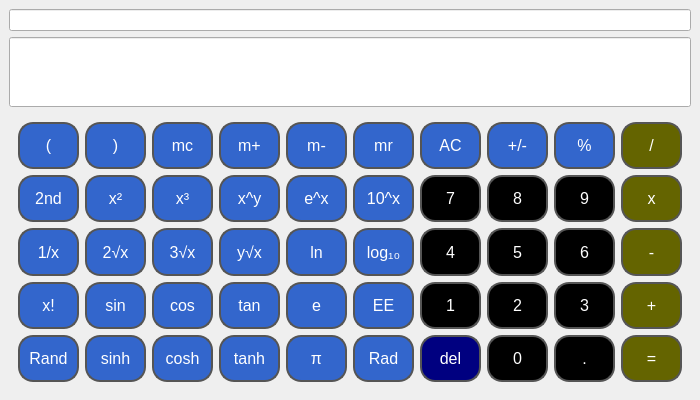
<?xml version='1.0' encoding='utf-8'?>
<ui version="4.0">
 <class>CalculatorUI</class>
 <widget class="QMainWindow" name="CalculatorUI">
  <property name="geometry">
   <rect>
    <x>0</x>
    <y>0</y>
    <width>700</width>
    <height>400</height>
   </rect>
  </property>
  <property name="font">
   <font>
    <pointsize>14</pointsize>
   </font>
  </property>
  <property name="windowTitle">
   <string>Engineering Calculator</string>
  </property>
  <property name="styleSheet">
   <string notr="true">QPushButton {
    padding: 2px;
}</string>
  </property>
  <widget class="QWidget" name="centralwidget">
   <property name="enabled">
    <bool>true</bool>
   </property>
   <property name="styleSheet">
    <string notr="true">QPushButton {
    color: white;
}</string>
   </property>
   <layout class="QVBoxLayout" name="verticalLayout">
    <item><widget class="QLineEdit" name="le_expr"><property name="font"><family>Arial</family><pointsize>12</pointsize><bold>false</bold><weight>50</weight></property><property name="readOnly"><bool>true</bool></property><property name="alignment"><set>Qt::AlignRight|Qt::AlignVCenter</set></property><property name="placeholderText"><string /></property></widget></item><item>
     <widget class="QLineEdit" name="le_result">
      <property name="enabled">
       <bool>true</bool>
      </property>
      <property name="sizePolicy">
       <sizepolicy hsizetype="Expanding" vsizetype="Preferred">
        <horstretch>0</horstretch>
        <verstretch>1</verstretch>
       </sizepolicy>
      </property>
      <property name="font">
       <family>Arial</family><pointsize>20</pointsize><bold>true</bold><weight>75</weight></property>
      <property name="alignment">
       <set>Qt::AlignRight|Qt::AlignVCenter</set></property>
      <property name="readOnly">
       <bool>true</bool></property>
     <property name="placeholderText"><string /></property></widget>
    </item>
    <item>
     <widget class="QFrame" name="ButtonFrame">
      <property name="sizePolicy">
       <sizepolicy hsizetype="Preferred" vsizetype="Preferred">
        <horstretch>0</horstretch>
        <verstretch>4</verstretch>
       </sizepolicy>
      </property>
      <property name="font">
       <font>
        <pointsize>14</pointsize>
        <kerning>true</kerning>
       </font>
      </property>
      <property name="styleSheet">
       <string notr="true">QPushButton {
 	font-size: 16px;
    background-color: #3366cc; 
    border: 2px solid #555555; 
    border-radius: 15px; 
}
QPushButton:pressed {
    background-color: #333333; 
}</string>
      </property>
      <layout class="QGridLayout" name="gridLayoutUpper">
       <item row="5" column="6">
        <widget class="QPushButton" name="btns_del">
         <property name="sizePolicy">
          <sizepolicy hsizetype="Minimum" vsizetype="Preferred">
           <horstretch>0</horstretch>
           <verstretch>0</verstretch>
          </sizepolicy>
         </property>
         <property name="styleSheet">
          <string notr="true">background-color: rgb(0, 0, 128);</string>
         </property>
         <property name="text">
          <string>del</string>
         </property>
        </widget>
       </item>
       <item row="5" column="9">
        <widget class="QPushButton" name="btno_equal">
         <property name="sizePolicy">
          <sizepolicy hsizetype="Minimum" vsizetype="Preferred">
           <horstretch>0</horstretch>
           <verstretch>0</verstretch>
          </sizepolicy>
         </property>
         <property name="styleSheet">
          <string notr="true">background-color: rgb(100, 100, 0);</string>
         </property>
         <property name="text">
          <string>=</string>
         </property>
        </widget>
       </item>
       <item row="0" column="0">
        <widget class="QPushButton" name="btno_open_paren">
         <property name="sizePolicy">
          <sizepolicy hsizetype="Minimum" vsizetype="Preferred">
           <horstretch>0</horstretch>
           <verstretch>1</verstretch>
          </sizepolicy>
         </property>
         <property name="text">
          <string>(</string>
         </property>
        </widget>
       </item>
       <item row="3" column="1">
        <widget class="QPushButton" name="btnf_sin">
         <property name="sizePolicy">
          <sizepolicy hsizetype="Minimum" vsizetype="Preferred">
           <horstretch>0</horstretch>
           <verstretch>1</verstretch>
          </sizepolicy>
         </property>
         <property name="text">
          <string>sin</string>
         </property>
        </widget>
       </item>
       <item row="0" column="7">
        <widget class="QPushButton" name="btno_sign">
         <property name="sizePolicy">
          <sizepolicy hsizetype="Minimum" vsizetype="Preferred">
           <horstretch>0</horstretch>
           <verstretch>0</verstretch>
          </sizepolicy>
         </property>
         <property name="text">
          <string>+/-</string>
         </property>
        </widget>
       </item>
       <item row="3" column="6">
        <widget class="QPushButton" name="btnn_1">
         <property name="sizePolicy">
          <sizepolicy hsizetype="Minimum" vsizetype="Preferred">
           <horstretch>0</horstretch>
           <verstretch>0</verstretch>
          </sizepolicy>
         </property>
         <property name="styleSheet">
          <string notr="true">background-color: rgb(0, 0, 0);</string>
         </property>
         <property name="text">
          <string>1</string>
         </property>
        </widget>
       </item>
       <item row="2" column="5">
        <widget class="QPushButton" name="btnf_log10">
         <property name="sizePolicy">
          <sizepolicy hsizetype="Minimum" vsizetype="Preferred">
           <horstretch>0</horstretch>
           <verstretch>1</verstretch>
          </sizepolicy>
         </property>
         <property name="text">
          <string>log₁₀</string>
         </property>
        </widget>
       </item>
       <item row="3" column="0">
        <widget class="QPushButton" name="btnf_fact">
         <property name="sizePolicy">
          <sizepolicy hsizetype="Minimum" vsizetype="Preferred">
           <horstretch>0</horstretch>
           <verstretch>1</verstretch>
          </sizepolicy>
         </property>
         <property name="text">
          <string>x!</string>
         </property>
        </widget>
       </item>
       <item row="5" column="8">
        <widget class="QPushButton" name="btnn_dot">
         <property name="sizePolicy">
          <sizepolicy hsizetype="Minimum" vsizetype="Preferred">
           <horstretch>0</horstretch>
           <verstretch>0</verstretch>
          </sizepolicy>
         </property>
         <property name="styleSheet">
          <string notr="true">background-color: rgb(0, 0, 0);</string>
         </property>
         <property name="text">
          <string>.</string>
         </property>
        </widget>
       </item>
       <item row="3" column="8">
        <widget class="QPushButton" name="btnn_3">
         <property name="sizePolicy">
          <sizepolicy hsizetype="Minimum" vsizetype="Preferred">
           <horstretch>0</horstretch>
           <verstretch>0</verstretch>
          </sizepolicy>
         </property>
         <property name="styleSheet">
          <string notr="true">background-color: rgb(0, 0, 0);</string>
         </property>
         <property name="text">
          <string>3</string>
         </property>
        </widget>
       </item>
       <item row="3" column="5">
        <widget class="QPushButton" name="btnf_EE">
         <property name="sizePolicy">
          <sizepolicy hsizetype="Minimum" vsizetype="Preferred">
           <horstretch>0</horstretch>
           <verstretch>1</verstretch>
          </sizepolicy>
         </property>
         <property name="text">
          <string>EE</string>
         </property>
        </widget>
       </item>
       <item row="5" column="4">
        <widget class="QPushButton" name="btnf_pi">
         <property name="sizePolicy">
          <sizepolicy hsizetype="Minimum" vsizetype="Preferred">
           <horstretch>0</horstretch>
           <verstretch>1</verstretch>
          </sizepolicy>
         </property>
         <property name="text">
          <string>π</string>
         </property>
        </widget>
       </item>
       <item row="0" column="4">
        <widget class="QPushButton" name="btns_mminus">
         <property name="sizePolicy">
          <sizepolicy hsizetype="Minimum" vsizetype="Preferred">
           <horstretch>0</horstretch>
           <verstretch>1</verstretch>
          </sizepolicy>
         </property>
         <property name="text">
          <string>m-</string>
         </property>
        </widget>
       </item>
       <item row="5" column="2">
        <widget class="QPushButton" name="btnf_cosh">
         <property name="sizePolicy">
          <sizepolicy hsizetype="Minimum" vsizetype="Preferred">
           <horstretch>0</horstretch>
           <verstretch>1</verstretch>
          </sizepolicy>
         </property>
         <property name="text">
          <string>cosh</string>
         </property>
        </widget>
       </item>
       <item row="1" column="1">
        <widget class="QPushButton" name="btnf_pow2">
         <property name="sizePolicy">
          <sizepolicy hsizetype="Minimum" vsizetype="Preferred">
           <horstretch>0</horstretch>
           <verstretch>1</verstretch>
          </sizepolicy>
         </property>
         <property name="text">
          <string>x²</string>
         </property>
        </widget>
       </item>
       <item row="2" column="1">
        <widget class="QPushButton" name="btnf_sqrt2">
         <property name="sizePolicy">
          <sizepolicy hsizetype="Minimum" vsizetype="Preferred">
           <horstretch>0</horstretch>
           <verstretch>1</verstretch>
          </sizepolicy>
         </property>
         <property name="text">
          <string>2√x</string>
         </property>
        </widget>
       </item>
       <item row="3" column="3">
        <widget class="QPushButton" name="btnf_tan">
         <property name="sizePolicy">
          <sizepolicy hsizetype="Minimum" vsizetype="Preferred">
           <horstretch>0</horstretch>
           <verstretch>1</verstretch>
          </sizepolicy>
         </property>
         <property name="text">
          <string>tan</string>
         </property>
        </widget>
       </item>
       <item row="1" column="5">
        <widget class="QPushButton" name="btnf_10pow">
         <property name="sizePolicy">
          <sizepolicy hsizetype="Minimum" vsizetype="Preferred">
           <horstretch>0</horstretch>
           <verstretch>1</verstretch>
          </sizepolicy>
         </property>
         <property name="text">
          <string>10^x</string>
         </property>
        </widget>
       </item>
       <item row="1" column="6">
        <widget class="QPushButton" name="btnn_7">
         <property name="sizePolicy">
          <sizepolicy hsizetype="Minimum" vsizetype="Preferred">
           <horstretch>0</horstretch>
           <verstretch>0</verstretch>
          </sizepolicy>
         </property>
         <property name="styleSheet">
          <string notr="true">background-color: rgb(0, 0, 0);</string>
         </property>
         <property name="text">
          <string>7</string>
         </property>
        </widget>
       </item>
       <item row="0" column="9">
        <widget class="QPushButton" name="btno_div">
         <property name="sizePolicy">
          <sizepolicy hsizetype="Minimum" vsizetype="Preferred">
           <horstretch>0</horstretch>
           <verstretch>0</verstretch>
          </sizepolicy>
         </property>
         <property name="styleSheet">
          <string notr="true">background-color: rgb(100, 100, 0);</string>
         </property>
         <property name="text">
          <string>/</string>
         </property>
        </widget>
       </item>
       <item row="0" column="1">
        <widget class="QPushButton" name="btno_close_paren">
         <property name="sizePolicy">
          <sizepolicy hsizetype="Minimum" vsizetype="Preferred">
           <horstretch>0</horstretch>
           <verstretch>1</verstretch>
          </sizepolicy>
         </property>
         <property name="text">
          <string>)</string>
         </property>
        </widget>
       </item>
       <item row="0" column="3">
        <widget class="QPushButton" name="btns_mplus">
         <property name="sizePolicy">
          <sizepolicy hsizetype="Minimum" vsizetype="Preferred">
           <horstretch>0</horstretch>
           <verstretch>1</verstretch>
          </sizepolicy>
         </property>
         <property name="text">
          <string>m+</string>
         </property>
        </widget>
       </item>
       <item row="1" column="7">
        <widget class="QPushButton" name="btnn_8">
         <property name="sizePolicy">
          <sizepolicy hsizetype="Minimum" vsizetype="Preferred">
           <horstretch>0</horstretch>
           <verstretch>0</verstretch>
          </sizepolicy>
         </property>
         <property name="styleSheet">
          <string notr="true">background-color: rgb(0, 0, 0);</string>
         </property>
         <property name="text">
          <string>8</string>
         </property>
        </widget>
       </item>
       <item row="0" column="6">
        <widget class="QPushButton" name="btns_ac">
         <property name="sizePolicy">
          <sizepolicy hsizetype="Minimum" vsizetype="Preferred">
           <horstretch>0</horstretch>
           <verstretch>0</verstretch>
          </sizepolicy>
         </property>
         <property name="text">
          <string>AC</string>
         </property>
        </widget>
       </item>
       <item row="0" column="5">
        <widget class="QPushButton" name="btns_mr">
         <property name="sizePolicy">
          <sizepolicy hsizetype="Minimum" vsizetype="Preferred">
           <horstretch>0</horstretch>
           <verstretch>1</verstretch>
          </sizepolicy>
         </property>
         <property name="text">
          <string>mr</string>
         </property>
        </widget>
       </item>
       <item row="0" column="8">
        <widget class="QPushButton" name="btno_percent">
         <property name="sizePolicy">
          <sizepolicy hsizetype="Minimum" vsizetype="Preferred">
           <horstretch>0</horstretch>
           <verstretch>0</verstretch>
          </sizepolicy>
         </property>
         <property name="text">
          <string>%</string>
         </property>
        </widget>
       </item>
       <item row="3" column="7">
        <widget class="QPushButton" name="btnn_2">
         <property name="sizePolicy">
          <sizepolicy hsizetype="Minimum" vsizetype="Preferred">
           <horstretch>0</horstretch>
           <verstretch>0</verstretch>
          </sizepolicy>
         </property>
         <property name="styleSheet">
          <string notr="true">background-color: rgb(0, 0, 0);</string>
         </property>
         <property name="text">
          <string>2</string>
         </property>
        </widget>
       </item>
       <item row="2" column="3">
        <widget class="QPushButton" name="btnf_yrootx">
         <property name="sizePolicy">
          <sizepolicy hsizetype="Minimum" vsizetype="Preferred">
           <horstretch>0</horstretch>
           <verstretch>1</verstretch>
          </sizepolicy>
         </property>
         <property name="text">
          <string>y√x</string>
         </property>
        </widget>
       </item>
       <item row="2" column="2">
        <widget class="QPushButton" name="btnf_sqrt3">
         <property name="sizePolicy">
          <sizepolicy hsizetype="Minimum" vsizetype="Preferred">
           <horstretch>0</horstretch>
           <verstretch>1</verstretch>
          </sizepolicy>
         </property>
         <property name="text">
          <string>3√x</string>
         </property>
        </widget>
       </item>
       <item row="3" column="4">
        <widget class="QPushButton" name="btnf_e">
         <property name="sizePolicy">
          <sizepolicy hsizetype="Minimum" vsizetype="Preferred">
           <horstretch>0</horstretch>
           <verstretch>1</verstretch>
          </sizepolicy>
         </property>
         <property name="text">
          <string>e</string>
         </property>
        </widget>
       </item>
       <item row="1" column="3">
        <widget class="QPushButton" name="btnf_pow_y">
         <property name="sizePolicy">
          <sizepolicy hsizetype="Minimum" vsizetype="Preferred">
           <horstretch>0</horstretch>
           <verstretch>1</verstretch>
          </sizepolicy>
         </property>
         <property name="text">
          <string>x^y</string>
         </property>
        </widget>
       </item>
       <item row="0" column="2">
        <widget class="QPushButton" name="btns_mc">
         <property name="sizePolicy">
          <sizepolicy hsizetype="Minimum" vsizetype="Preferred">
           <horstretch>0</horstretch>
           <verstretch>1</verstretch>
          </sizepolicy>
         </property>
         <property name="text">
          <string>mc</string>
         </property>
        </widget>
       </item>
       <item row="5" column="0">
        <widget class="QPushButton" name="btns_rand">
         <property name="sizePolicy">
          <sizepolicy hsizetype="Minimum" vsizetype="Preferred">
           <horstretch>0</horstretch>
           <verstretch>1</verstretch>
          </sizepolicy>
         </property>
         <property name="text">
          <string>Rand</string>
         </property>
        </widget>
       </item>
       <item row="2" column="6">
        <widget class="QPushButton" name="btnn_4">
         <property name="sizePolicy">
          <sizepolicy hsizetype="Minimum" vsizetype="Preferred">
           <horstretch>0</horstretch>
           <verstretch>0</verstretch>
          </sizepolicy>
         </property>
         <property name="styleSheet">
          <string notr="true">background-color: rgb(0, 0, 0);</string>
         </property>
         <property name="text">
          <string>4</string>
         </property>
        </widget>
       </item>
       <item row="5" column="7">
        <widget class="QPushButton" name="btnn_0">
         <property name="sizePolicy">
          <sizepolicy hsizetype="Minimum" vsizetype="Preferred">
           <horstretch>0</horstretch>
           <verstretch>0</verstretch>
          </sizepolicy>
         </property>
         <property name="styleSheet">
          <string notr="true">background-color: rgb(0, 0, 0);</string>
         </property>
         <property name="text">
          <string>0</string>
         </property>
        </widget>
       </item>
       <item row="1" column="8">
        <widget class="QPushButton" name="btnn_9">
         <property name="sizePolicy">
          <sizepolicy hsizetype="Minimum" vsizetype="Preferred">
           <horstretch>0</horstretch>
           <verstretch>0</verstretch>
          </sizepolicy>
         </property>
         <property name="styleSheet">
          <string notr="true">background-color: rgb(0, 0, 0);</string>
         </property>
         <property name="text">
          <string>9</string>
         </property>
        </widget>
       </item>
       <item row="2" column="9">
        <widget class="QPushButton" name="btno_minus">
         <property name="sizePolicy">
          <sizepolicy hsizetype="Minimum" vsizetype="Preferred">
           <horstretch>0</horstretch>
           <verstretch>0</verstretch>
          </sizepolicy>
         </property>
         <property name="styleSheet">
          <string notr="true">background-color: rgb(100, 100, 0);</string>
         </property>
         <property name="text">
          <string>-</string>
         </property>
        </widget>
       </item>
       <item row="1" column="0">
        <widget class="QPushButton" name="btns_2nd">
         <property name="sizePolicy">
          <sizepolicy hsizetype="Minimum" vsizetype="Preferred">
           <horstretch>0</horstretch>
           <verstretch>1</verstretch>
          </sizepolicy>
         </property>
         <property name="text">
          <string>2nd</string>
         </property>
        </widget>
       </item>
       <item row="1" column="4">
        <widget class="QPushButton" name="btnf_ex">
         <property name="sizePolicy">
          <sizepolicy hsizetype="Minimum" vsizetype="Preferred">
           <horstretch>0</horstretch>
           <verstretch>1</verstretch>
          </sizepolicy>
         </property>
         <property name="text">
          <string>e^x</string>
         </property>
        </widget>
       </item>
       <item row="2" column="4">
        <widget class="QPushButton" name="btnf_ln">
         <property name="sizePolicy">
          <sizepolicy hsizetype="Minimum" vsizetype="Preferred">
           <horstretch>0</horstretch>
           <verstretch>1</verstretch>
          </sizepolicy>
         </property>
         <property name="text">
          <string>ln</string>
         </property>
        </widget>
       </item>
       <item row="1" column="2">
        <widget class="QPushButton" name="btnf_pow3">
         <property name="sizePolicy">
          <sizepolicy hsizetype="Minimum" vsizetype="Preferred">
           <horstretch>0</horstretch>
           <verstretch>1</verstretch>
          </sizepolicy>
         </property>
         <property name="text">
          <string>x³</string>
         </property>
        </widget>
       </item>
       <item row="3" column="2">
        <widget class="QPushButton" name="btnf_cos">
         <property name="sizePolicy">
          <sizepolicy hsizetype="Minimum" vsizetype="Preferred">
           <horstretch>0</horstretch>
           <verstretch>1</verstretch>
          </sizepolicy>
         </property>
         <property name="text">
          <string>cos</string>
         </property>
        </widget>
       </item>
       <item row="3" column="9">
        <widget class="QPushButton" name="btno_plus">
         <property name="sizePolicy">
          <sizepolicy hsizetype="Minimum" vsizetype="Preferred">
           <horstretch>0</horstretch>
           <verstretch>0</verstretch>
          </sizepolicy>
         </property>
         <property name="styleSheet">
          <string notr="true">background-color: rgb(100, 100, 0);</string>
         </property>
         <property name="text">
          <string>+</string>
         </property>
        </widget>
       </item>
       <item row="1" column="9">
        <widget class="QPushButton" name="btno_mul">
         <property name="sizePolicy">
          <sizepolicy hsizetype="Minimum" vsizetype="Preferred">
           <horstretch>0</horstretch>
           <verstretch>0</verstretch>
          </sizepolicy>
         </property>
         <property name="styleSheet">
          <string notr="true">background-color: rgb(100, 100, 0);</string>
         </property>
         <property name="text">
          <string>x</string>
         </property>
        </widget>
       </item>
       <item row="2" column="8">
        <widget class="QPushButton" name="btnn_6">
         <property name="sizePolicy">
          <sizepolicy hsizetype="Minimum" vsizetype="Preferred">
           <horstretch>0</horstretch>
           <verstretch>0</verstretch>
          </sizepolicy>
         </property>
         <property name="styleSheet">
          <string notr="true">background-color: rgb(0, 0, 0);</string>
         </property>
         <property name="text">
          <string>6</string>
         </property>
        </widget>
       </item>
       <item row="2" column="7">
        <widget class="QPushButton" name="btnn_5">
         <property name="sizePolicy">
          <sizepolicy hsizetype="Minimum" vsizetype="Preferred">
           <horstretch>0</horstretch>
           <verstretch>0</verstretch>
          </sizepolicy>
         </property>
         <property name="styleSheet">
          <string notr="true">background-color: rgb(0, 0, 0);</string>
         </property>
         <property name="text">
          <string>5</string>
         </property>
        </widget>
       </item>
       <item row="5" column="3">
        <widget class="QPushButton" name="btnf_tanh">
         <property name="sizePolicy">
          <sizepolicy hsizetype="Minimum" vsizetype="Preferred">
           <horstretch>0</horstretch>
           <verstretch>1</verstretch>
          </sizepolicy>
         </property>
         <property name="text">
          <string>tanh</string>
         </property>
        </widget>
       </item>
       <item row="5" column="1">
        <widget class="QPushButton" name="btnf_sinh">
         <property name="sizePolicy">
          <sizepolicy hsizetype="Minimum" vsizetype="Preferred">
           <horstretch>0</horstretch>
           <verstretch>1</verstretch>
          </sizepolicy>
         </property>
         <property name="text">
          <string>sinh</string>
         </property>
        </widget>
       </item>
       <item row="2" column="0">
        <widget class="QPushButton" name="btnf_invx">
         <property name="sizePolicy">
          <sizepolicy hsizetype="Minimum" vsizetype="Preferred">
           <horstretch>0</horstretch>
           <verstretch>1</verstretch>
          </sizepolicy>
         </property>
         <property name="text">
          <string>1/x</string>
         </property>
        </widget>
       </item>
       <item row="5" column="5">
        <widget class="QPushButton" name="btno_rad">
         <property name="sizePolicy">
          <sizepolicy hsizetype="Minimum" vsizetype="Preferred">
           <horstretch>0</horstretch>
           <verstretch>1</verstretch>
          </sizepolicy>
         </property>
         <property name="text">
          <string>Rad</string>
         </property>
        </widget>
       </item>
      </layout>
     </widget>
    </item>
   </layout>
  </widget>
 </widget>
 <resources />
 <connections />
</ui>
